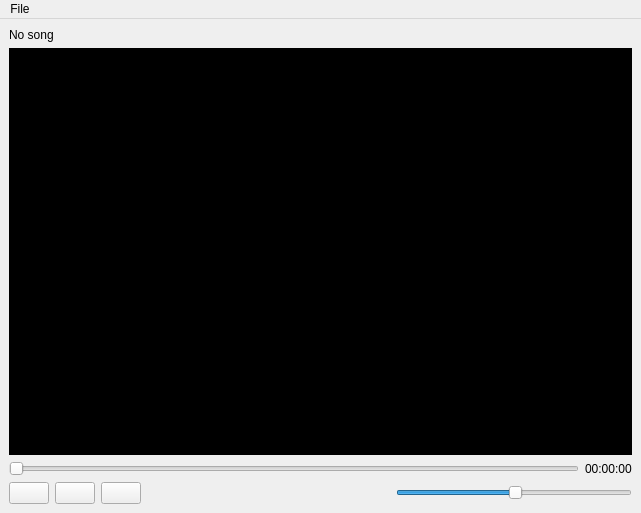
<?xml version="1.0" encoding="UTF-8"?>
<ui version="4.0">
 <class>MainWindow</class>
 <widget class="QMainWindow" name="MainWindow">
  <property name="geometry">
   <rect>
    <x>0</x>
    <y>0</y>
    <width>641</width>
    <height>513</height>
   </rect>
  </property>
  <property name="windowTitle">
   <string>MainWindow</string>
  </property>
  <widget class="QWidget" name="centralwidget">
   <layout class="QVBoxLayout" name="verticalLayout">
    <item>
     <widget class="QLabel" name="songNameDisplay">
      <property name="text">
       <string>No song</string>
      </property>
     </widget>
    </item>
    <item>
     <widget class="QFrame" name="horizontalFrame">
      <property name="sizePolicy">
       <sizepolicy hsizetype="Expanding" vsizetype="Expanding">
        <horstretch>0</horstretch>
        <verstretch>0</verstretch>
       </sizepolicy>
      </property>
      <property name="styleSheet">
       <string notr="true">background-color: rgb(0, 0, 0);</string>
      </property>
      <layout class="QHBoxLayout" name="movieLayout"/>
     </widget>
    </item>
    <item>
     <layout class="QHBoxLayout" name="horizontalLayout">
      <item>
       <widget class="QSlider" name="progressbar">
        <property name="orientation">
         <enum>Qt::Horizontal</enum>
        </property>
       </widget>
      </item>
      <item>
       <widget class="QLabel" name="durationDisplay">
        <property name="text">
         <string>00:00:00</string>
        </property>
       </widget>
      </item>
     </layout>
    </item>
    <item>
     <layout class="QHBoxLayout" name="horizontalLayout_2">
      <item>
       <widget class="QPushButton" name="playButton">
        <property name="minimumSize">
         <size>
          <width>0</width>
          <height>0</height>
         </size>
        </property>
        <property name="text">
         <string/>
        </property>
        <property name="icon">
         <iconset resource="resources.qrc">
          <normaloff>:/icons/play.png</normaloff>:/icons/play.png</iconset>
        </property>
        <property name="checkable">
         <bool>false</bool>
        </property>
       </widget>
      </item>
      <item>
       <widget class="QPushButton" name="pauseButton">
        <property name="text">
         <string/>
        </property>
        <property name="icon">
         <iconset resource="resources.qrc">
          <normaloff>:/icons/pause.png</normaloff>:/icons/pause.png</iconset>
        </property>
       </widget>
      </item>
      <item>
       <widget class="QPushButton" name="stopButton">
        <property name="text">
         <string/>
        </property>
        <property name="icon">
         <iconset resource="resources.qrc">
          <normaloff>:/icons/stop.png</normaloff>:/icons/stop.png</iconset>
        </property>
       </widget>
      </item>
      <item>
       <spacer name="horizontalSpacer">
        <property name="orientation">
         <enum>Qt::Horizontal</enum>
        </property>
        <property name="sizeHint" stdset="0">
         <size>
          <width>40</width>
          <height>20</height>
         </size>
        </property>
       </spacer>
      </item>
      <item>
       <widget class="QLabel" name="label_3">
        <property name="maximumSize">
         <size>
          <width>20</width>
          <height>20</height>
         </size>
        </property>
        <property name="baseSize">
         <size>
          <width>0</width>
          <height>0</height>
         </size>
        </property>
        <property name="text">
         <string/>
        </property>
        <property name="pixmap">
         <pixmap resource="resources.qrc">:/icons/volume.png</pixmap>
        </property>
        <property name="scaledContents">
         <bool>true</bool>
        </property>
        <property name="wordWrap">
         <bool>false</bool>
        </property>
       </widget>
      </item>
      <item>
       <widget class="QSlider" name="volume">
        <property name="value">
         <number>50</number>
        </property>
        <property name="orientation">
         <enum>Qt::Horizontal</enum>
        </property>
       </widget>
      </item>
     </layout>
    </item>
   </layout>
  </widget>
  <widget class="QMenuBar" name="menubar">
   <property name="geometry">
    <rect>
     <x>0</x>
     <y>0</y>
     <width>641</width>
     <height>22</height>
    </rect>
   </property>
   <widget class="QMenu" name="menuFile">
    <property name="title">
     <string>File</string>
    </property>
    <addaction name="actionOpen_File"/>
   </widget>
   <addaction name="menuFile"/>
  </widget>
  <action name="actionOpen_File">
   <property name="text">
    <string>Open File</string>
   </property>
  </action>
 </widget>
 <resources>
  <include location="resources.qrc"/>
 </resources>
 <connections/>
</ui>
